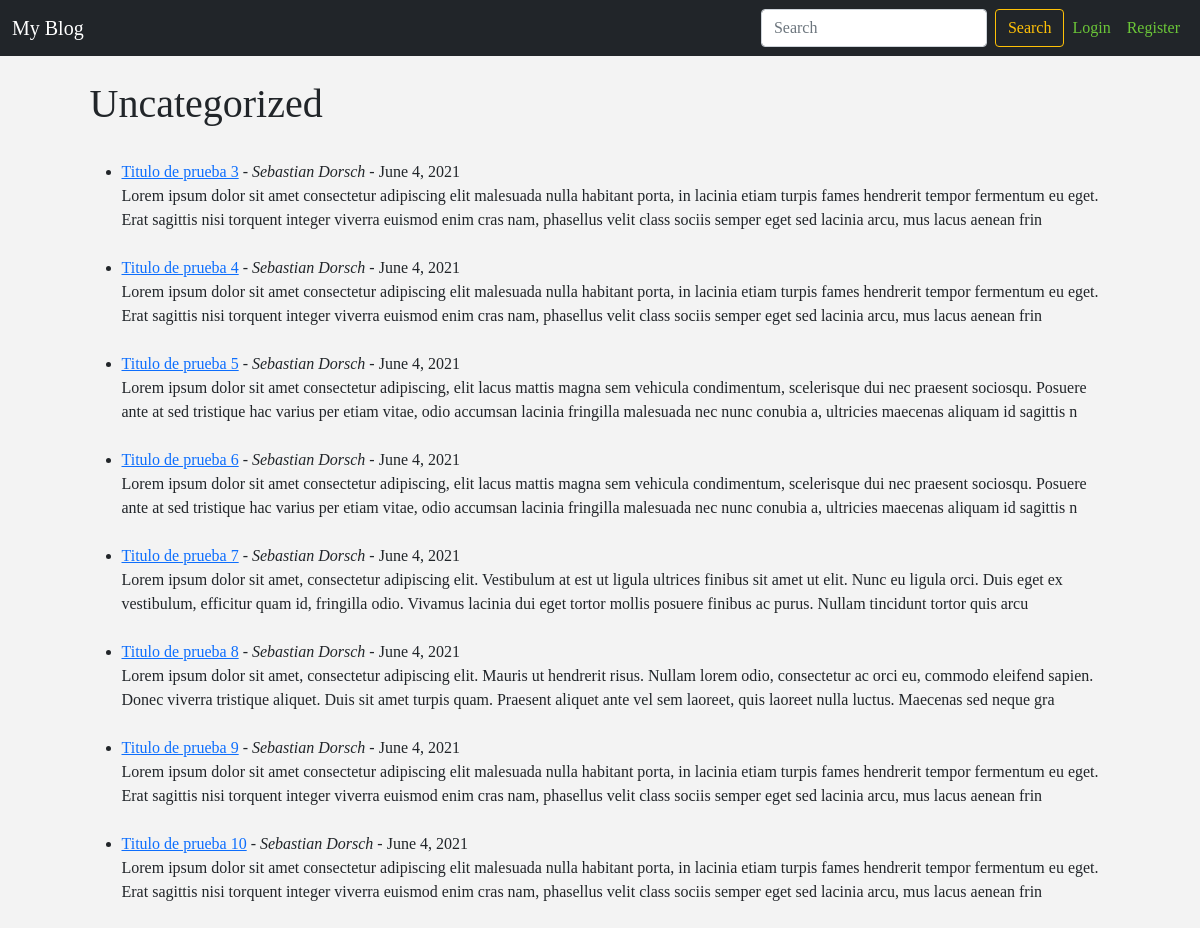
Screenshot of /category/uncategorized with the database file from the repository.
### myblog/models.py (models this page shows, shortened)
class Post(models.Model):
    title = models.CharField(max_length=255)
    header_image = models.ImageField(null=True, blank=True, upload_to="images/")
    title_tag = models.CharField(max_length=255)
    author = models.ForeignKey(User, on_delete=models.CASCADE)
    body = RichTextField(blank=True, null=True)
    post_date = models.DateField(auto_now_add=True)
    post_datetime = models.DateTimeField(auto_now_add=True)
    category = models.CharField(max_length=255, default="uncategorized")
    snippet = models.CharField(max_length=255)
    likes = models.ManyToManyField(User, related_name='blog_posts')
    dislikes = models.ManyToManyField(User, related_name='blog_posts_dislikes')

### myblog/views.py (the view)
# urls.py: path('category/<str:cats>', CategoryView, name="category"),
def CategoryView(request, cats):
    category_posts = Post.objects.filter(category=cats.lower().replace('-', ' '))
    return render(request, 'categories.html', {'cats': cats.title().replace('-', ' '),
                                               'category_posts': category_posts})

### myblog/templates/categories.html (shortened to what this page needs)
{% extends 'base.html' %}
{% block content %}
{% if category_posts %}
    <br>
    <div class="container">
        <div class="row justify-content-center">
            <div class="col-sm-11">
                <h1>
                    {{cats}}
                </h1><br>
                <ul>
                {% for post in category_posts %}
                    <li>
                        <a href="{% url 'article-detail' post.pk %}">{{ post.title }}</a>
                        - <i>{{ post.author.first_name }} {{ post.author.last_name }}</i>
                        - {{ post.post_date }}
                        <br>
                        {{ post.body|slice:":300" }}
                    </li>
                    <br>
                {% endfor %}
                </ul>
            </div>
        </div>
    </div>
{% else %}
    Error: Page does not exist
{% endif %}
{% endblock %}

### rows the page displays
Post: title "Titulo de prueba 3", author.first_name "Sebastian", author.last_name "Dorsch", post_date "June 4, 2021", body "Lorem ipsum dolor sit amet consectetur adipiscing elit malesuada nulla habitant porta, in lacinia etiam turpis fames hendrerit tempor fermentum eu eget. Erat sagittis nisi torquent integer viverra euismod enim cras nam, phasellus velit class sociis semper eget sed lacinia arcu, mus lacus aenean frin"
Post: title "Titulo de prueba 4", author.first_name "Sebastian", author.last_name "Dorsch", post_date "June 4, 2021", body "Lorem ipsum dolor sit amet consectetur adipiscing elit malesuada nulla habitant porta, in lacinia etiam turpis fames hendrerit tempor fermentum eu eget. Erat sagittis nisi torquent integer viverra euismod enim cras nam, phasellus velit class sociis semper eget sed lacinia arcu, mus lacus aenean frin"
Post: title "Titulo de prueba 5", author.first_name "Sebastian", author.last_name "Dorsch", post_date "June 4, 2021", body "Lorem ipsum dolor sit amet consectetur adipiscing, elit lacus mattis magna sem vehicula condimentum, scelerisque dui nec praesent sociosqu. Posuere ante at sed tristique hac varius per etiam vitae, odio accumsan lacinia fringilla malesuada nec nunc conubia a, ultricies maecenas aliquam id sagittis n"
Post: title "Titulo de prueba 6", author.first_name "Sebastian", author.last_name "Dorsch", post_date "June 4, 2021", body "Lorem ipsum dolor sit amet consectetur adipiscing, elit lacus mattis magna sem vehicula condimentum, scelerisque dui nec praesent sociosqu. Posuere ante at sed tristique hac varius per etiam vitae, odio accumsan lacinia fringilla malesuada nec nunc conubia a, ultricies maecenas aliquam id sagittis n"
Post: title "Titulo de prueba 7", author.first_name "Sebastian", author.last_name "Dorsch", post_date "June 4, 2021", body "Lorem ipsum dolor sit amet, consectetur adipiscing elit. Vestibulum at est ut ligula ultrices finibus sit amet ut elit. Nunc eu ligula orci. Duis eget ex vestibulum, efficitur quam id, fringilla odio. Vivamus lacinia dui eget tortor mollis posuere finibus ac purus. Nullam tincidunt tortor quis arcu"
Post: title "Titulo de prueba 8", author.first_name "Sebastian", author.last_name "Dorsch", post_date "June 4, 2021", body "Lorem ipsum dolor sit amet, consectetur adipiscing elit. Mauris ut hendrerit risus. Nullam lorem odio, consectetur ac orci eu, commodo eleifend sapien. Donec viverra tristique aliquet. Duis sit amet turpis quam. Praesent aliquet ante vel sem laoreet, quis laoreet nulla luctus. Maecenas sed neque gra"
Post: title "Titulo de prueba 9", author.first_name "Sebastian", author.last_name "Dorsch", post_date "June 4, 2021", body "Lorem ipsum dolor sit amet consectetur adipiscing elit malesuada nulla habitant porta, in lacinia etiam turpis fames hendrerit tempor fermentum eu eget. Erat sagittis nisi torquent integer viverra euismod enim cras nam, phasellus velit class sociis semper eget sed lacinia arcu, mus lacus aenean frin"
Post: title "Titulo de prueba 10", author.first_name "Sebastian", author.last_name "Dorsch", post_date "June 4, 2021", body "Lorem ipsum dolor sit amet consectetur adipiscing elit malesuada nulla habitant porta, in lacinia etiam turpis fames hendrerit tempor fermentum eu eget. Erat sagittis nisi torquent integer viverra euismod enim cras nam, phasellus velit class sociis semper eget sed lacinia arcu, mus lacus aenean frin"

### other values shown
{{ cats }} "Uncategorized"
